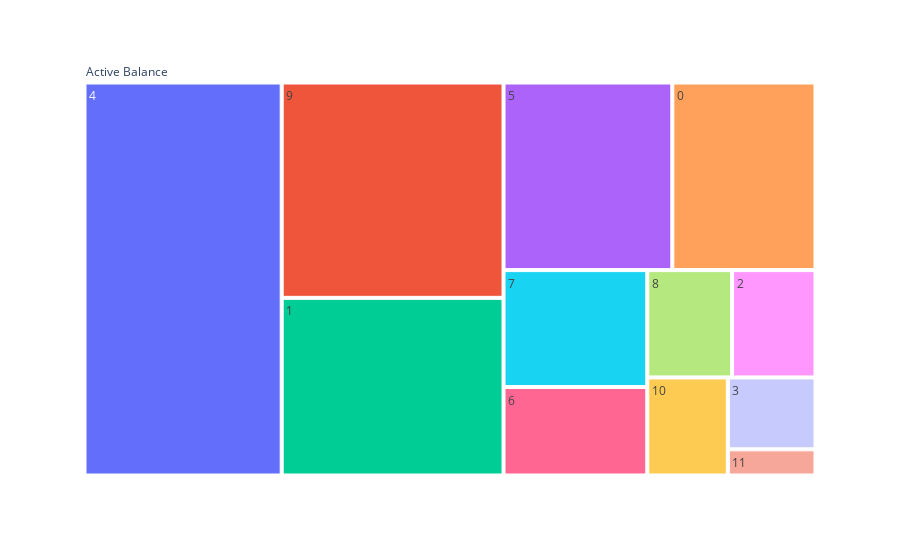

The cell this chart's notebook holds for it:
### Markdown cell above
Which occupation has most active balance?

### Code cell
sample = bank.rename(columns={"balance":"Active Balance","job":"Occupation"})
fig =px.treemap(sample,path=[px.Constant('Active Balance'),'Occupation'],values='Active Balance',hover_data = ['Occupation'])
fig.show()

### Figure 1 — Plotly figure (JSON) as saved in the notebook; plotly's stock layout.template omitted (floating-point values rounded to 4 significant figures)
{"data": [{"branchvalues": "total", "customdata": [["0"], ["9"], ["7"], ["4"], ["5"], ["1"], ["10"], ["2"], ["3"], ["11"], ["6"], ["8"], ["(?)"]], "domain": {"x": [0, 1], "y": [0, 1]}, "hovertemplate": "labels=%{label}<br>Active Balance=%{value}<br>parent=%{parent}<br>id=%{id}<br>Occupation=%{customdata[0]}<extra></extra>", "ids": ["Active Balance/0", "Active Balance/9", "Active Balance/7", "Active Balance/4", "Active Balance/5", "Active Balance/1", "Active Balance/10", "Active Balance/2", "Active Balance/3", "Active Balance/11", "Active Balance/6", "Active Balance/8", "Active Balance"], "labels": ["0", "9", "7", "4", "5", "1", "10", "2", "3", "11", "6", "8", "Active Balance"], "name": "", "parents": ["Active Balance", "Active Balance", "Active Balance", "Active Balance", "Active Balance", "Active Balance", "Active Balance", "Active Balance", "Active Balance", "Active Balance", "Active Balance", "Active Balance", ""], "type": "treemap", "values": [1595000.0, 2837000.0, 997900.0, 4603000.0, 1881000.0, 2340000.0, 469400.0, 532000.0, 374300.0, 136200.0, 755500.0, 540300.0, 17060000.0]}], "layout": {"legend": {"tracegroupgap": 0}, "margin": {"t": 60}}}
